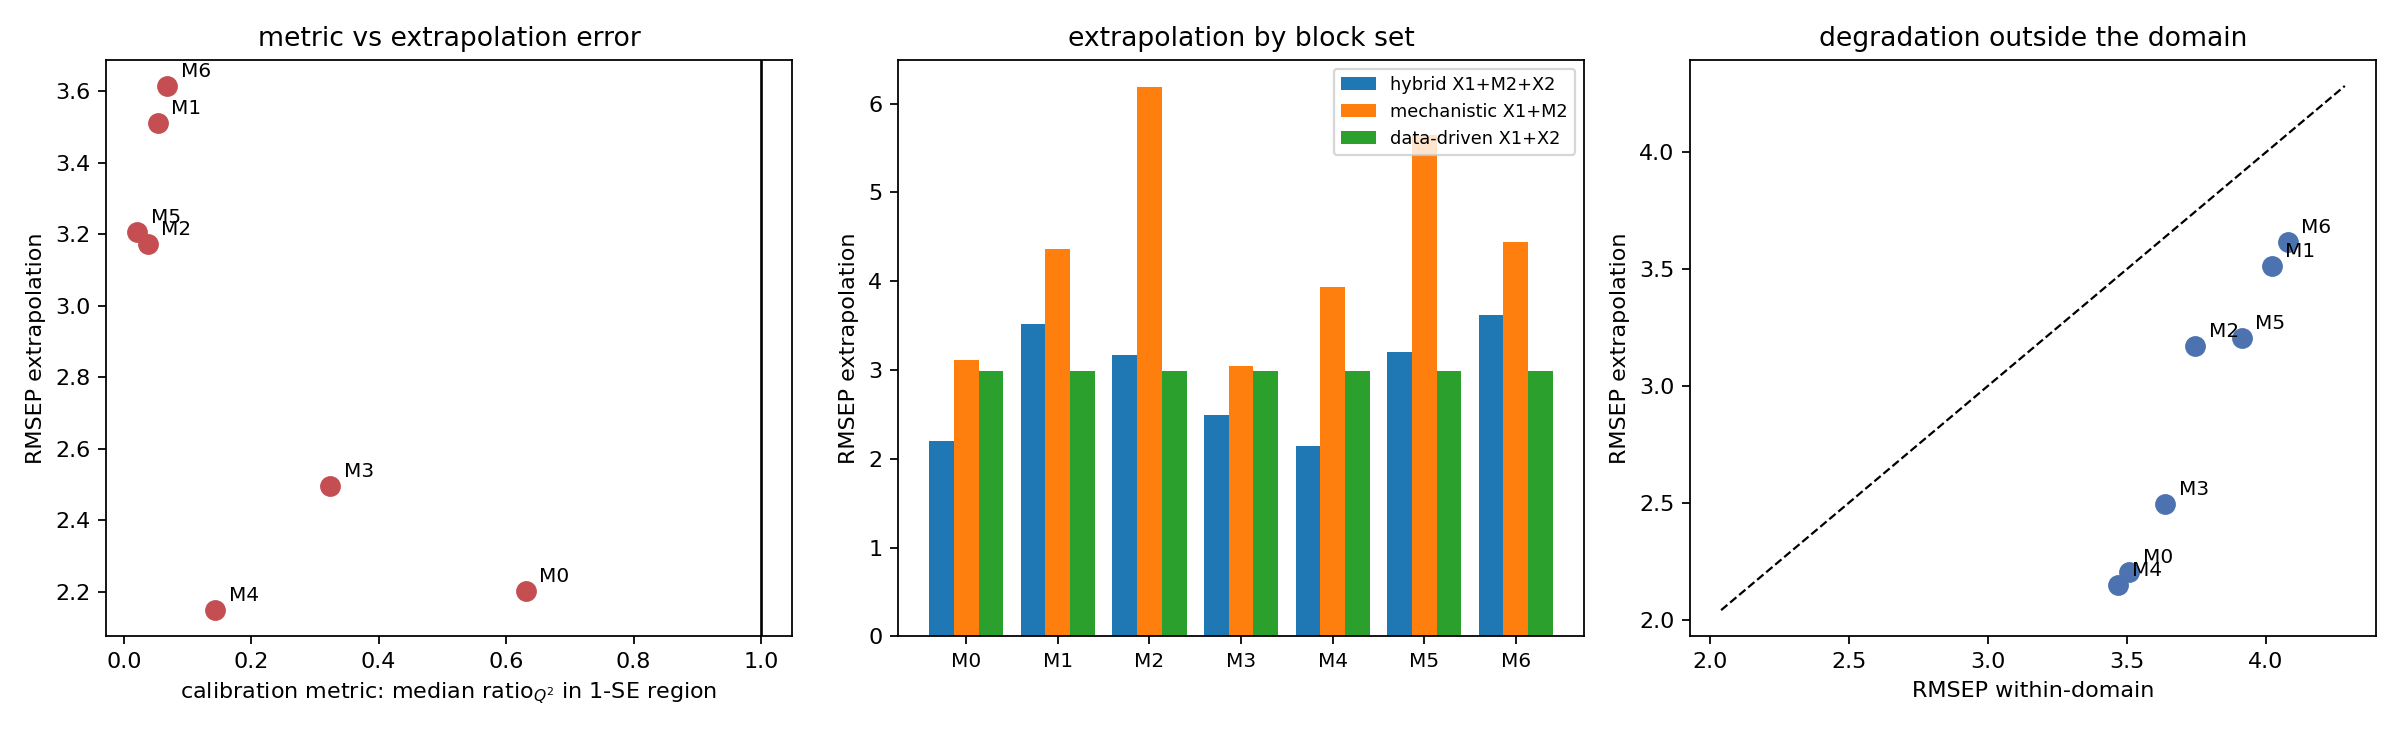

Here is the Python script that generated this plot:
"""
EXTRAPOLATION TEST of the calibration-only unique-ratio metric.

Question: does a metric computed ONLY on calibration data predict which
mechanistic model degrades least outside the calibration domain?

REGIME WARNING -- this is NOT the same data regime as the metric development.
All earlier metric work (metric_unique_m2m.py, metric_ratio_*.py) used the
author's real X1/X2/Y.xlsx with per-model least_squares-FITTED kinetic
parameters. No extrapolation set exists for that data. The only extrapolation
sets that exist are the DG_* generated family, whose M2 blocks were built by
gen_all.py with FIXED NOMINAL parameters (A3=10, A4=20, Ea3=50000, Ea4=55000).
So the absolute metric values here are NOT comparable to the earlier tables;
only the internal comparison (metric vs extrapolation, within this regime) is.

Data:
  calibration   DG_calibration.xlsx          T2 ~ U(330,370), n=100
  within-domain DG_test_within_domain_large  T2 <= 370,       n=100  (control)
  extrapolation DG_test_extrapolation_large  T2 in [370,382], n=100
  M2 blocks     M2_<model>.xlsx sheet 'calibration'
                M2_<model>_large.xlsx sheets 'within_large' / 'extrap_large'

Everything else follows the established conventions: mean-centre + unit
variance (fit on calibration only), block scaling 1/sqrt(K), KFold(10,
shuffle, seed=42) for the calibration CV, RMSECV = mean of per-fold RMSE,
Q2 = 1 - pooled PRESS/SST, SS on standardised Y, grid X1<=6, M2<=15, X2<=15.
"""
import numpy as np
import pandas as pd
from sklearn.cross_decomposition import PLSRegression
from sklearn.model_selection import KFold
from scipy.stats import spearmanr, pearsonr
import matplotlib
matplotlib.use('Agg')
import matplotlib.pyplot as plt
import warnings, time
warnings.filterwarnings('ignore')

MAX_X1, MAX_M2, MAX_X2 = 6, 15, 15
N_SPLITS, SEED = 10, 42
MODELS = ['M0_correct', 'M1_no_side', 'M2_order1_D', 'M3_wrong_Ea4',
          'M4_lumped_EF', 'M5_no_D', 'M6_author_mis']

def load(fn, sheet): return pd.read_excel(fn, sheet_name=sheet).values.astype(float)

X1c = load('DG_calibration.xlsx', 'X1'); X2c = load('DG_calibration.xlsx', 'X2')
Yc  = load('DG_calibration.xlsx', 'Y').reshape(-1, 1)
X1w = load('DG_test_within_domain_large.xlsx', 'X1'); X2w = load('DG_test_within_domain_large.xlsx', 'X2')
Yw  = load('DG_test_within_domain_large.xlsx', 'Y').reshape(-1, 1)
X1e = load('DG_test_extrapolation_large.xlsx', 'X1'); X2e = load('DG_test_extrapolation_large.xlsx', 'X2')
Ye  = load('DG_test_extrapolation_large.xlsx', 'Y').reshape(-1, 1)

def _fit(X, Yv, n):
    n = max(1, min(n, X.shape[1], X.shape[0]-1, np.linalg.matrix_rank(X)))
    p = PLSRegression(n, scale=False).fit(X, Yv)
    return p, p.transform(X), p.y_loadings_, n
def _scale_fit(B):
    mu = B.mean(0); sd = B.std(0, ddof=1); sd[sd < 1e-12] = 1.0
    return mu, sd, np.sqrt(B.shape[1])
def _sa(B, mu, sd, k): return (B - mu)/sd/k
def _resid(T, target):
    g = np.linalg.pinv(T.T @ T) @ T.T @ target
    return target - T @ g, g

def cv_3(B1, B2, B3, Y, m1, m2, m3):
    cv = KFold(N_SPLITS, shuffle=True, random_state=SEED)
    P = np.zeros((len(Y), m1, m2, m3)); rf = np.zeros((N_SPLITS, m1, m2, m3))
    for f, (tr, te) in enumerate(cv.split(Y)):
        mu1, sd1, k1 = _scale_fit(B1[tr]); b1t, b1e = _sa(B1[tr],mu1,sd1,k1), _sa(B1[te],mu1,sd1,k1)
        mu2, sd2, k2 = _scale_fit(B2[tr]); b2t0, b2e0 = _sa(B2[tr],mu2,sd2,k2), _sa(B2[te],mu2,sd2,k2)
        mu3, sd3, k3 = _scale_fit(B3[tr]); b3t0, b3e0 = _sa(B3[tr],mu3,sd3,k3), _sa(B3[te],mu3,sd3,k3)
        muY, sdy = Y[tr].mean(0), Y[tr].std(0, ddof=1); Ytr0 = (Y[tr]-muY)/sdy
        p1, T1t, Q1, af = _fit(b1t, Ytr0, m1); T1e = p1.transform(b1e)
        for a in range(1, m1+1):
            ae = min(a, af); Tat, Tae = T1t[:,:ae], T1e[:,:ae]
            yh_a = Tae @ Q1[:,:ae].T
            b2t, gM = _resid(Tat, b2t0); b2e = b2e0 - Tae @ gM
            b3t_a, gX = _resid(Tat, b3t0); b3e_a = b3e0 - Tae @ gX
            Ytr_a, _ = _resid(Tat, Ytr0)
            p2, T2t, Q2, bf = _fit(b2t, Ytr_a, m2); T2e = p2.transform(b2e)
            for b in range(1, m2+1):
                be = min(b, bf); Tbt, Tbe = T2t[:,:be], T2e[:,:be]
                yh_ab = yh_a + Tbe @ Q2[:,:be].T
                b3t_b, gX2 = _resid(Tbt, b3t_a); b3e_b = b3e_a - Tbe @ gX2
                Ytr_b, _ = _resid(Tbt, Ytr_a)
                p3, T3t, Q3, cf = _fit(b3t_b, Ytr_b, m3); T3e = p3.transform(b3e_b)
                for c in range(1, m3+1):
                    ce = min(c, cf)
                    yh = ((yh_ab + T3e[:,:ce] @ Q3[:,:ce].T)*sdy + muY).ravel()
                    P[te, a-1, b-1, c-1] = yh
                    rf[f, a-1, b-1, c-1] = np.sqrt(np.mean((yh - Y[te].ravel())**2))
    sst = np.sum((Y - Y.mean(0))**2)
    return 1 - ((P - Y[:,:,None,None])**2).sum(0)/sst, rf

def cv_q2_2(B1, B2, Y, m1, m2):
    cv = KFold(N_SPLITS, shuffle=True, random_state=SEED)
    P = np.zeros((len(Y), m1, m2))
    for f, (tr, te) in enumerate(cv.split(Y)):
        mu1, sd1, k1 = _scale_fit(B1[tr]); b1t, b1e = _sa(B1[tr],mu1,sd1,k1), _sa(B1[te],mu1,sd1,k1)
        mu2, sd2, k2 = _scale_fit(B2[tr]); b2t0, b2e0 = _sa(B2[tr],mu2,sd2,k2), _sa(B2[te],mu2,sd2,k2)
        muY, sdy = Y[tr].mean(0), Y[tr].std(0, ddof=1); Ytr0 = (Y[tr]-muY)/sdy
        p1, T1t, Q1, af = _fit(b1t, Ytr0, m1); T1e = p1.transform(b1e)
        for a in range(1, m1+1):
            ae = min(a, af); Tat, Tae = T1t[:,:ae], T1e[:,:ae]
            yh_a = Tae @ Q1[:,:ae].T
            b2t, g2 = _resid(Tat, b2t0); b2e = b2e0 - Tae @ g2
            Ytr_a, _ = _resid(Tat, Ytr0)
            p2, T2t, Q2, bf = _fit(b2t, Ytr_a, m2); T2e = p2.transform(b2e)
            for b in range(1, m2+1):
                be = min(b, bf)
                P[te, a-1, b-1] = ((yh_a + T2e[:,:be] @ Q2[:,:be].T)*sdy + muY).ravel()
    sst = np.sum((Y - Y.mean(0))**2)
    return 1 - ((P - Y[:,:,None])**2).sum(0)/sst

def ss_surface_3(B1, B2, B3, Y, m1, m2, m3):
    mu, sd, k = _scale_fit(B1); b1 = _sa(B1, mu, sd, k)
    mu, sd, k = _scale_fit(B2); b2_0 = _sa(B2, mu, sd, k)
    mu, sd, k = _scale_fit(B3); b3_0 = _sa(B3, mu, sd, k)
    muY, sdy = Y.mean(0), Y.std(0, ddof=1); ys = (Y-muY)/sdy
    out = np.zeros((m1, m2, m3))
    p1, T1, Q1, af = _fit(b1, ys, m1)
    for a in range(1, m1+1):
        ae = min(a, af); Ta = T1[:, :ae]
        b2_a, _ = _resid(Ta, b2_0); b3_a, _ = _resid(Ta, b3_0); y_a, _ = _resid(Ta, ys)
        p2, T2v, Q2, bf = _fit(b2_a, y_a, m2)
        for b in range(1, m2+1):
            be = min(b, bf); Tb = T2v[:, :be]
            b3_b, _ = _resid(Tb, b3_a); y_b, _ = _resid(Tb, y_a)
            p3, T3, Q3, cf = _fit(b3_b, y_b, m3)
            for c in range(1, m3+1):
                ce = min(c, cf)
                out[a-1, b-1, c-1] = float(np.sum((T3[:, :ce] @ Q3[:, :ce].T)**2))
    return out

def rmsep_surface_3(B1, B2, B3, Y, T1b, T2b, T3b, Yt, m1, m2, m3):
    """Fit on the FULL calibration set, predict the test set, over the whole grid."""
    mu1, sd1, k1 = _scale_fit(B1); b1t, b1e = _sa(B1,mu1,sd1,k1), _sa(T1b,mu1,sd1,k1)
    mu2, sd2, k2 = _scale_fit(B2); b2t0, b2e0 = _sa(B2,mu2,sd2,k2), _sa(T2b,mu2,sd2,k2)
    mu3, sd3, k3 = _scale_fit(B3); b3t0, b3e0 = _sa(B3,mu3,sd3,k3), _sa(T3b,mu3,sd3,k3)
    muY, sdy = Y.mean(0), Y.std(0, ddof=1); Ytr0 = (Y-muY)/sdy
    out = np.zeros((m1, m2, m3))
    p1, T1t, Q1, af = _fit(b1t, Ytr0, m1); T1e = p1.transform(b1e)
    for a in range(1, m1+1):
        ae = min(a, af); Tat, Tae = T1t[:,:ae], T1e[:,:ae]
        yh_a = Tae @ Q1[:,:ae].T
        b2t, gM = _resid(Tat, b2t0); b2e = b2e0 - Tae @ gM
        b3t_a, gX = _resid(Tat, b3t0); b3e_a = b3e0 - Tae @ gX
        Ytr_a, _ = _resid(Tat, Ytr0)
        p2, T2t, Q2, bf = _fit(b2t, Ytr_a, m2); T2e = p2.transform(b2e)
        for b in range(1, m2+1):
            be = min(b, bf); Tbt, Tbe = T2t[:,:be], T2e[:,:be]
            yh_ab = yh_a + Tbe @ Q2[:,:be].T
            b3t_b, gX2 = _resid(Tbt, b3t_a); b3e_b = b3e_a - Tbe @ gX2
            Ytr_b, _ = _resid(Tbt, Ytr_a)
            p3, T3t, Q3, cf = _fit(b3t_b, Ytr_b, m3); T3e = p3.transform(b3e_b)
            for c in range(1, m3+1):
                ce = min(c, cf)
                yh = ((yh_ab + T3e[:,:ce] @ Q3[:,:ce].T)*sdy + muY).ravel()
                out[a-1, b-1, c-1] = np.sqrt(np.mean((yh - Yt.ravel())**2))
    return out

def rmsep_2(B1, B2, Y, T1b, T2b, Yt, n1, n2):
    mu1, sd1, k1 = _scale_fit(B1); b1t, b1e = _sa(B1,mu1,sd1,k1), _sa(T1b,mu1,sd1,k1)
    mu2, sd2, k2 = _scale_fit(B2); b2t0, b2e0 = _sa(B2,mu2,sd2,k2), _sa(T2b,mu2,sd2,k2)
    muY, sdy = Y.mean(0), Y.std(0, ddof=1); Ytr0 = (Y-muY)/sdy
    p1, T1t, Q1, af = _fit(b1t, Ytr0, n1); T1e = p1.transform(b1e)
    ae = min(n1, af); Tat, Tae = T1t[:,:ae], T1e[:,:ae]
    yh = Tae @ Q1[:,:ae].T
    b2t, g2 = _resid(Tat, b2t0); b2e = b2e0 - Tae @ g2
    Ytr_a, _ = _resid(Tat, Ytr0)
    p2, T2t, Q2, bf = _fit(b2t, Ytr_a, n2); T2e = p2.transform(b2e)
    be = min(n2, bf)
    pred = ((yh + T2e[:,:be] @ Q2[:,:be].T)*sdy + muY).ravel()
    return float(np.sqrt(np.mean((pred - Yt.ravel())**2)))

SST_w = float(((Yw - Yw.mean())**2).sum()); SST_e = float(((Ye - Ye.mean())**2).sum())
nW, nE = len(Yw), len(Ye)

rows, store = [], {}
t0 = time.time()
for name in MODELS:
    M2c = load(f'M2_{name}.xlsx', 'calibration')
    M2w = load(f'M2_{name}_large.xlsx', 'within_large')
    M2e = load(f'M2_{name}_large.xlsx', 'extrap_large')

    qF, rf = cv_3(X1c, M2c, X2c, Yc, MAX_X1, MAX_M2, MAX_X2)
    qKD = cv_q2_2(X1c, M2c, Yc, MAX_X1, MAX_M2)
    qDD = cv_q2_2(X1c, X2c, Yc, MAX_X1, MAX_X2)
    uM_q = qF - qDD[:, None, :]; uX_q = qF - qKD[:, :, None]
    with np.errstate(divide='ignore', invalid='ignore'):
        ratio_q = np.where(uX_q > 1e-9, uM_q/uX_q, np.nan)
    ssX = ss_surface_3(X1c, M2c, X2c, Yc, MAX_X1, MAX_M2, MAX_X2)
    ssM = ss_surface_3(X1c, X2c, M2c, Yc, MAX_X1, MAX_X2, MAX_M2)
    ratio_ss = np.transpose(ssM, (0, 2, 1))/ssX

    rmseW = rmsep_surface_3(X1c, M2c, X2c, Yc, X1w, M2w, X2w, Yw, MAX_X1, MAX_M2, MAX_X2)
    rmseE = rmsep_surface_3(X1c, M2c, X2c, Yc, X1e, M2e, X2e, Ye, MAX_X1, MAX_M2, MAX_X2)

    rmse = rf.mean(0)
    imin = np.unravel_index(rmse.argmin(), rmse.shape)
    rmin = float(rmse[imin]); se = float(rf[:, imin[0], imin[1], imin[2]].std(ddof=1)/np.sqrt(N_SPLITS))
    a0, b0, c0 = imin[0]+1, imin[1]+1, imin[2]+1
    mask = rmse <= rmin + se
    idx = np.argwhere(mask); tot = idx.sum(1)+3
    cand = idx[tot == tot.min()]; pick = cand[np.array([rmse[tuple(u)] for u in cand]).argmin()]
    a1, b1, c1 = pick[0]+1, pick[1]+1, pick[2]+1
    i1 = tuple(pick)

    # reference sub-models at their own calibration optimum
    iKD = np.unravel_index(qKD.argmax(), qKD.shape); iDD = np.unravel_index(qDD.argmax(), qDD.shape)
    kdE = rmsep_2(X1c, M2c, Yc, X1e, M2e, Ye, iKD[0]+1, iKD[1]+1)
    ddE = rmsep_2(X1c, X2c, Yc, X1e, X2e, Ye, iDD[0]+1, iDD[1]+1)
    kdW = rmsep_2(X1c, M2c, Yc, X1w, M2w, Yw, iKD[0]+1, iKD[1]+1)
    ddW = rmsep_2(X1c, X2c, Yc, X1w, X2w, Yw, iDD[0]+1, iDD[1]+1)

    rq_flat = ratio_q[mask]; rs_flat = ratio_ss[mask]
    store[name] = dict(ratio_q=ratio_q, ratio_ss=ratio_ss, rmseE=rmseE, rmseW=rmseW,
                       mask=mask, rmse=rmse, opt=imin, one=i1)
    rows.append(dict(model=name,
        argmin_LV=f"({a0},{b0},{c0})", RMSECV=rmin, SE=se, Q2_cal=float(qF[imin]),
        oneSE_LV=f"({a1},{b1},{c1})", n_1SE=int(mask.sum()),
        RMSECV_1SE=float(rmse[i1]), Q2_cal_1SE=float(qF[i1]),
        # --- calibration-only metric ---
        ratioQ_at_argmin=float(ratio_q[imin]), ratioQ_at_1SE=float(ratio_q[i1]),
        ratioQ_med_1SE=float(np.nanmedian(rq_flat)),
        ratioSS_at_argmin=float(ratio_ss[imin]), ratioSS_at_1SE=float(ratio_ss[i1]),
        ratioSS_med_1SE=float(np.median(rs_flat)),
        # --- extrapolation outcome ---
        RMSEP_within_argmin=float(rmseW[imin]), RMSEP_extrap_argmin=float(rmseE[imin]),
        RMSEP_within_1SE=float(rmseW[i1]), RMSEP_extrap_1SE=float(rmseE[i1]),
        R2p_within_1SE=1-nW*float(rmseW[i1])**2/SST_w, R2p_extrap_1SE=1-nE*float(rmseE[i1])**2/SST_e,
        degrade_1SE=float(rmseE[i1])-float(rmseW[i1]),
        degrade_argmin=float(rmseE[imin])-float(rmseW[imin]),
        RMSEP_extrap_med_1SE=float(np.median(rmseE[mask])),
        # --- reference sub-models ---
        KD_LV=f"({iKD[0]+1},{iKD[1]+1})", RMSEP_extrap_KD=kdE, RMSEP_within_KD=kdW,
        DD_LV=f"({iDD[0]+1},{iDD[1]+1})", RMSEP_extrap_DD=ddE, RMSEP_within_DD=ddW))
    r = rows[-1]
    print(f"{name:14s} argmin=({a0},{b0},{c0}) 1SE=({a1},{b1},{c1})  "
          f"ratioQ(1SE med)={r['ratioQ_med_1SE']:6.3f}  "
          f"RMSEP within={r['RMSEP_within_1SE']:.3f} extrap={r['RMSEP_extrap_1SE']:.3f} "
          f"degrade={r['degrade_1SE']:+.3f} | KD_ext={kdE:.3f} DD_ext={ddE:.3f}", flush=True)

df = pd.DataFrame(rows)
pd.set_option('display.width', 330, 'display.max_columns', 80)
print("\n=== calibration metric vs extrapolation (1-SE selected model) ===")
print(df[['model','oneSE_LV','Q2_cal_1SE','ratioQ_med_1SE','ratioSS_med_1SE',
          'RMSEP_within_1SE','RMSEP_extrap_1SE','degrade_1SE','R2p_extrap_1SE']].round(4).to_string(index=False))
print("\n=== hybrid vs mechanistic-only vs data-driven, on the extrapolation set ===")
print(df[['model','RMSEP_extrap_1SE','KD_LV','RMSEP_extrap_KD','DD_LV','RMSEP_extrap_DD',
          'RMSEP_within_1SE','RMSEP_within_KD','RMSEP_within_DD']].round(4).to_string(index=False))

print("\n=== ACROSS-MODEL association: does the calibration metric rank extrapolation? ===")
for mcol in ['ratioQ_med_1SE','ratioQ_at_1SE','ratioQ_at_argmin','ratioSS_med_1SE','Q2_cal_1SE','RMSECV']:
    for ocol in ['RMSEP_extrap_1SE','degrade_1SE','RMSEP_extrap_med_1SE']:
        rho, p = spearmanr(df[mcol], df[ocol])
        print(f"  Spearman({mcol:18s}, {ocol:22s}) = {rho:+.3f}  (p={p:.3f})")

print("\n=== WITHIN-MODEL association across the 1-SE region ===")
wm = []
for name in MODELS:
    d = store[name]; m = d['mask']
    rq = d['ratio_q'][m]; rs = d['ratio_ss'][m]; re_ = d['rmseE'][m]; rw = d['rmseW'][m]
    ok = np.isfinite(rq)
    wm.append(dict(model=name, n=int(m.sum()),
        rho_ratioQ_vs_extrap=spearmanr(rq[ok], re_[ok]).correlation,
        rho_ratioSS_vs_extrap=spearmanr(rs, re_).correlation,
        rho_ratioQ_vs_degrade=spearmanr(rq[ok], (re_-rw)[ok]).correlation))
wmd = pd.DataFrame(wm)
print(wmd.round(3).to_string(index=False))

with pd.ExcelWriter('extrapolation_test.xlsx') as w:
    df.to_excel(w, sheet_name='summary', index=False)
    wmd.to_excel(w, sheet_name='within_model', index=False)

fig, ax = plt.subplots(1, 3, figsize=(15, 4.6))
ax[0].scatter(df.ratioQ_med_1SE, df.RMSEP_extrap_1SE, s=70, c='#C44E52')
for _, r in df.iterrows():
    ax[0].annotate(r.model.split('_')[0], (r.ratioQ_med_1SE, r.RMSEP_extrap_1SE),
                   textcoords='offset points', xytext=(6, 4), fontsize=9)
ax[0].axvline(1, color='k', lw=1.2)
ax[0].set_xlabel('calibration metric: median ratio$_{Q^2}$ in 1-SE region')
ax[0].set_ylabel('RMSEP extrapolation'); ax[0].set_title('metric vs extrapolation error')

w_ = np.arange(len(df)); bw = 0.27
ax[1].bar(w_-bw, df.RMSEP_extrap_1SE, bw, label='hybrid X1+M2+X2')
ax[1].bar(w_,     df.RMSEP_extrap_KD, bw, label='mechanistic X1+M2')
ax[1].bar(w_+bw,  df.RMSEP_extrap_DD, bw, label='data-driven X1+X2')
ax[1].set_xticks(w_); ax[1].set_xticklabels([m.split('_')[0] for m in df.model], fontsize=9)
ax[1].set_ylabel('RMSEP extrapolation'); ax[1].legend(fontsize=8); ax[1].set_title('extrapolation by block set')

ax[2].scatter(df.RMSEP_within_1SE, df.RMSEP_extrap_1SE, s=70, c='#4C72B0')
lim = [min(df.RMSEP_within_1SE.min(), df.RMSEP_extrap_1SE.min())*0.95,
       max(df.RMSEP_within_1SE.max(), df.RMSEP_extrap_1SE.max())*1.05]
ax[2].plot(lim, lim, 'k--', lw=1)
for _, r in df.iterrows():
    ax[2].annotate(r.model.split('_')[0], (r.RMSEP_within_1SE, r.RMSEP_extrap_1SE),
                   textcoords='offset points', xytext=(6, 4), fontsize=9)
ax[2].set_xlabel('RMSEP within-domain'); ax[2].set_ylabel('RMSEP extrapolation')
ax[2].set_title('degradation outside the domain')
fig.tight_layout(); fig.savefig('extrapolation_test.png', dpi=160)
print(f"\nSaved extrapolation_test.xlsx and .png   ({time.time()-t0:.0f}s)")
